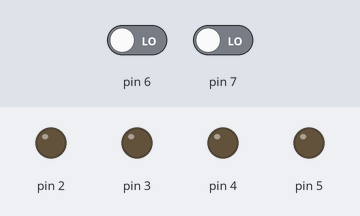
Simulated run of this sketch. Board: Arduino Uno, built with avr-gcc and run on an emulated ATmega328P. On the bench: output pins drawn as LEDs (lit = HIGH). The test bench sets the inputs (shaded band); at power-on: pin 6 LOW, pin 7 LOW.

Above: at 0.8 s.
0.9 s: pin 6 driven HIGH
At 2.1 s:
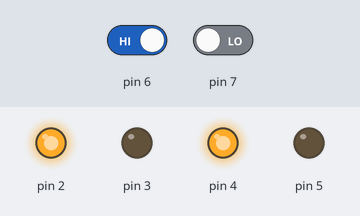
2.4 s: pin 7 driven HIGH
At 3.6 s:
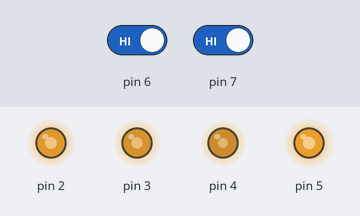
3.9 s: pin 6 driven LOW
At 4.3 s:
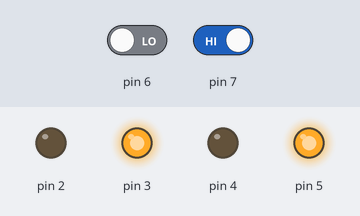
5.4 s: pin 6 driven HIGH and pin 7 driven LOW
At 6.8 s:
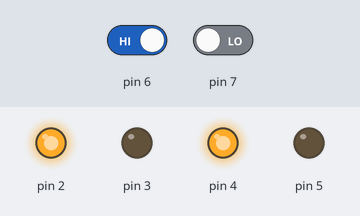
Timing chart, 0 to 7.9 s (numbered marks = the images above; inputs shaded):
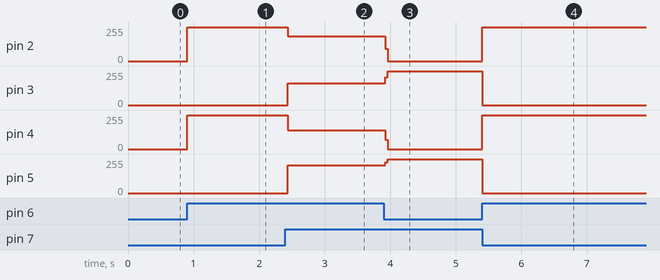

The sketch:

Moving_Car_Moters.ino
```cpp
#include<avr/io.h>                                  // Include avr/io.h library
#include<util/delay.h>                              // Include Delay library
#define checkbit(x,y) ((x) & (y))                   // Create the Checkbit macro
#define bitn(p) (0x01 << (p))                       // Create the Bitn macro
#define setbit(x,y)(x|=y)                          // Create the Setbit Macro
#define clearbit(x,y) (x&=~y)                       // Create the Clearbit Macro
int timer;
int main(void)                                      // Begin Code
{
  DDRD = 0x3F;                                       // Set PORTD to High
  Serial.begin(2000000);
  // TCCR0 = 0x03;
  while(1)                                          // Begin Inf Loop
  {
    // if(TCCR0 == 25)
    // {
    //   TCCR0 = 0;
    //   timer = timer + 100;
    // }
    if(checkbit(PIND,bitn(6)))                     // Check if PORTD Pin 6 is High
    {
            // Serial.println("PORTD Pin 6 activated at " timer "Milliseconds");
            setbit(PORTD,bitn(2));                  // Set PORTD Pin 2 to High ( Positive )
            setbit(PORTD,bitn(4));                  // Set PORTD Pin 4 to High ( Positive )
            clearbit(PORTD,bitn(3));                // Set PORTD Pin 3 to Low ( Negative )
            clearbit(PORTD,bitn(5));                // Set PORTD Pin 5 to Low ( Negative )
    }

    if(checkbit(PIND,bitn(7)))                     // Check if PORTD Pin 7 is High
    {
            // Serial.println("PORTD Pin 7 activated at " timer "Milliseconds");
            setbit(PORTD,bitn(5));                  // Set PORTD Pin 5 to High ( Positive )
            setbit(PORTD,bitn(3));                  // Set PORTD Pin 3 to High ( Positive )
            clearbit(PORTD,bitn(4));                // Set PORTD Pin 4 to Low ( Negative )
            clearbit(PORTD,bitn(2));                // Set PORTD Pin 2 to Low ( Negative )
    }
  }
}
```

Measured:
- after the input at 0.9 s, pin 2, pin 4: 0/255 → 255/255 at once
- after the input at 2.4 s, pin 2: 255/255 → 185/255 at once; pin 3: 0/255 → 162/255 at once; pin 4: 255/255 → 139/255 at once; pin 5: 0/255 → 209/255 at once
- after the input at 3.9 s, pin 2: 185/255 → 0/255 at once; pin 3: 162/255 → 255/255 at once; pin 4: 139/255 → 0/255 at once; pin 5: 209/255 → 255/255 at once
- after the input at 5.4 s, pin 2, pin 4: 0/255 → 255/255 at once; pin 3, pin 5: 255/255 → 0/255 at once
